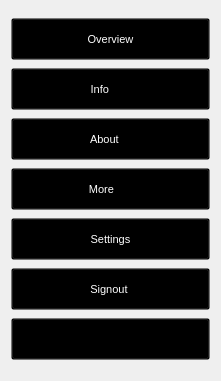
   <widget class="QWidget" name="verticalLayoutWidget">
    <property name="geometry">
     <rect>
      <x>10</x>
      <y>120</y>
      <width>221</width>
      <height>381</height>
     </rect>
    </property>
    <layout class="QVBoxLayout" name="verticalLayout">
     <property name="spacing">
      <number>1</number>
     </property>
     <item>
      <widget class="QPushButton" name="overview">
       <property name="maximumSize">
        <size>
         <width>260</width>
         <height>42</height>
        </size>
       </property>
       <property name="font">
        <font>
         <pointsize>8</pointsize>
        </font>
       </property>
       <property name="layoutDirection">
        <enum>Qt::LeftToRight</enum>
       </property>
       <property name="styleSheet">
        <string notr="true">color: rgb(255, 255, 255);
background-color: transparent;</string>
       </property>
       <property name="text">
        <string>Overview</string>
       </property>
       <property name="icon">
        <iconset resource="resources.qrc">
         <normaloff>:/newPrefix/resources/home.png</normaloff>:/newPrefix/resources/home.png</iconset>
       </property>
       <property name="iconSize">
        <size>
         <width>27</width>
         <height>23</height>
        </size>
       </property>
      </widget>
     </item>
     <item>
      <widget class="QPushButton" name="helpbtn">
       <property name="maximumSize">
        <size>
         <width>260</width>
         <height>42</height>
        </size>
       </property>
       <property name="font">
        <font>
         <pointsize>8</pointsize>
        </font>
       </property>
       <property name="styleSheet">
        <string notr="true">color: rgb(255, 255, 255);
background-color: transparent;</string>
       </property>
       <property name="text">
        <string>Info       </string>
       </property>
       <property name="icon">
        <iconset resource="resources.qrc">
         <normaloff>:/newPrefix/resources/help.png</normaloff>:/newPrefix/resources/help.png</iconset>
       </property>
       <property name="iconSize">
        <size>
         <width>27</width>
         <height>23</height>
        </size>
       </property>
      </widget>
     </item>
     <item>
      <widget class="QPushButton" name="about">
       <property name="maximumSize">
        <size>
         <width>260</width>
         <height>42</height>
        </size>
       </property>
       <property name="font">
        <font>
         <pointsize>8</pointsize>
        </font>
       </property>
       <property name="styleSheet">
        <string notr="true">color: rgb(255, 255, 255);
background-color: transparent;</string>
       </property>
       <property name="text">
        <string>About    </string>
       </property>
       <property name="icon">
        <iconset resource="resources.qrc">
         <normaloff>:/newPrefix/resources/about.png</normaloff>:/newPrefix/resources/about.png</iconset>
       </property>
       <property name="iconSize">
        <size>
         <width>27</width>
         <height>23</height>
        </size>
       </property>
      </widget>
     </item>
     <item>
      <widget class="QPushButton" name="more">
       <property name="sizePolicy">
        <sizepolicy hsizetype="Minimum" vsizetype="Fixed">
         <horstretch>0</horstretch>
         <verstretch>0</verstretch>
        </sizepolicy>
       </property>
       <property name="maximumSize">
        <size>
         <width>260</width>
         <height>42</height>
        </size>
       </property>
       <property name="font">
        <font>
         <pointsize>8</pointsize>
        </font>
       </property>
       <property name="layoutDirection">
        <enum>Qt::LeftToRight</enum>
       </property>
       <property name="styleSheet">
        <string notr="true">color: rgb(255, 255, 255);
background-color: transparent;</string>
       </property>
       <property name="text">
        <string>More      </string>
       </property>
       <property name="icon">
        <iconset resource="resources.qrc">
         <normaloff>:/newPrefix/resources/more.png</normaloff>:/newPrefix/resources/more.png</iconset>
       </property>
       <property name="iconSize">
        <size>
         <width>27</width>
         <height>23</height>
        </size>
       </property>
      </widget>
     </item>
     <item>
      <widget class="QPushButton" name="settings">
       <property name="maximumSize">
        <size>
         <width>260</width>
         <height>42</height>
        </size>
       </property>
       <property name="font">
        <font>
         <pointsize>8</pointsize>
        </font>
       </property>
       <property name="styleSheet">
        <string notr="true">color: rgb(255, 255, 255);
background-color: transparent;</string>
       </property>
       <property name="text">
        <string>Settings</string>
       </property>
       <property name="icon">
        <iconset resource="resources.qrc">
         <normaloff>:/newPrefix/resources/settings.png</normaloff>:/newPrefix/resources/settings.png</iconset>
       </property>
       <property name="iconSize">
        <size>
         <width>27</width>
         <height>23</height>
        </size>
       </property>
      </widget>
     </item>
     <item>
      <widget class="QPushButton" name="signout">
       <property name="maximumSize">
        <size>
         <width>260</width>
         <height>42</height>
        </size>
       </property>
       <property name="font">
        <font>
         <pointsize>8</pointsize>
        </font>
       </property>
       <property name="styleSheet">
        <string notr="true">color: rgb(255, 255, 255);
background-color: transparent;</string>
       </property>
       <property name="text">
        <string>Signout </string>
       </property>
       <property name="icon">
        <iconset resource="resources.qrc">
         <normaloff>:/newPrefix/resources/signout.png</normaloff>:/newPrefix/resources/signout.png</iconset>
       </property>
       <property name="iconSize">
        <size>
         <width>27</width>
         <height>23</height>
        </size>
       </property>
      </widget>
     </item>
     <item>
      <widget class="QPushButton" name="invisible_control">
       <property name="maximumSize">
        <size>
         <width>16777215</width>
         <height>42</height>
        </size>
       </property>
       <property name="styleSheet">
        <string notr="true">background-color: transparent;</string>
       </property>
       <property name="text">
        <string>PushButton</string>
       </property>
      </widget>
     </item>
    </layout>
   </widget>
